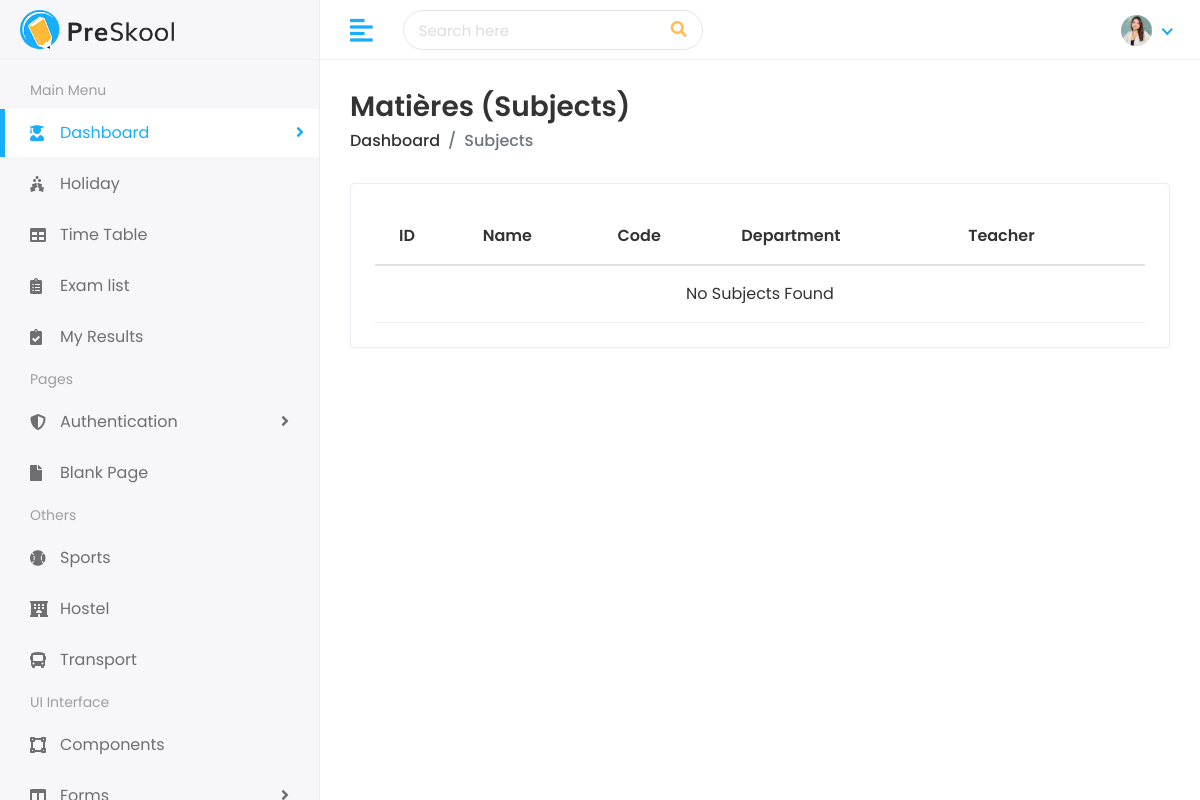
Page /subjects/ (signed in) on the earlier database version.
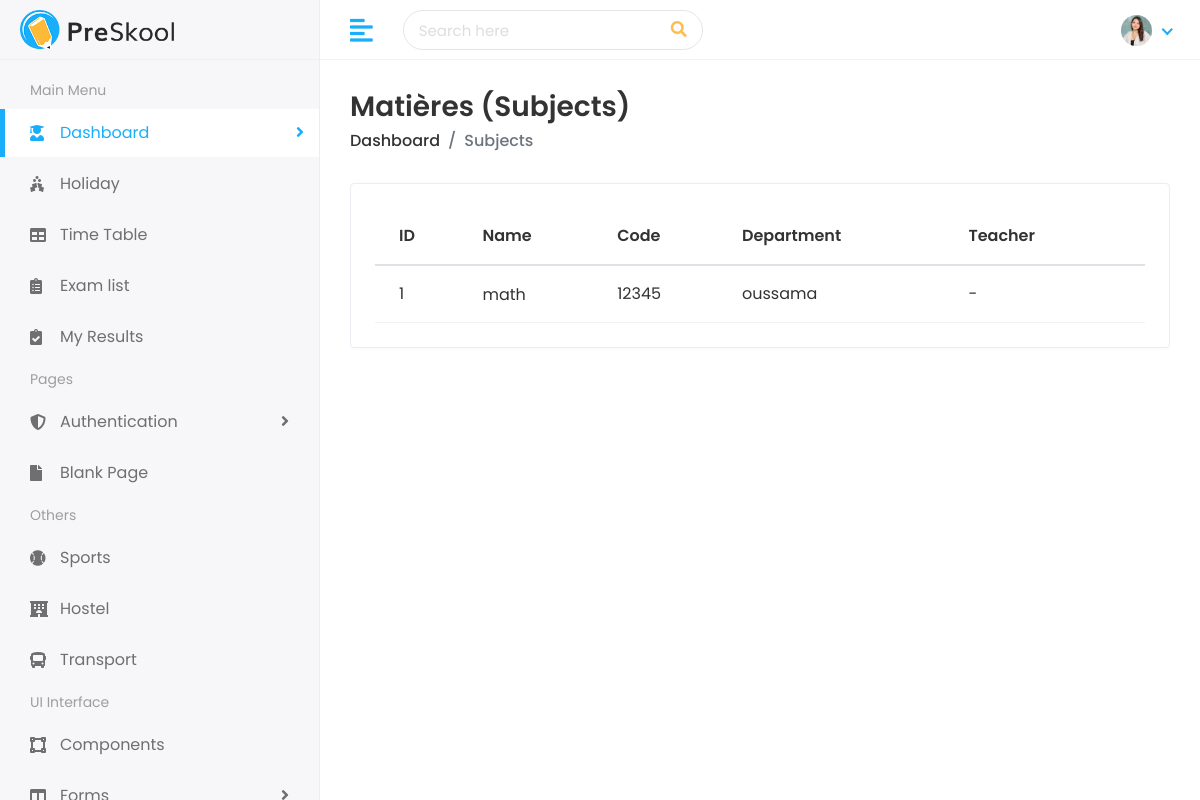
Same page on the later database version.
### faculty/models.py (models this page shows, shortened)
class Subject(models.Model):
    name = models.CharField(max_length=150)
    code = models.CharField(max_length=50, unique=True)
    department = models.ForeignKey(Department, on_delete=models.CASCADE, related_name='subjects')
    teacher = models.ForeignKey(Teacher, on_delete=models.SET_NULL, null=True, blank=True, related_name='subjects')

class Department(models.Model):
    name = models.CharField(max_length=150)
    head_of_department = models.ForeignKey(Teacher, on_delete=models.SET_NULL, null=True, blank=True, related_name='headed_departments')
    description = models.TextField(blank=True)
    created_at = models.DateTimeField(auto_now_add=True)

### faculty/views.py (the view)
# urls.py: path('subjects/', views.SubjectListView.as_view(), name='subject-list'),
class SubjectListView(LoginRequiredMixin, ListView):
    model = Subject
    template_name = 'faculty/subject_list.html'
    context_object_name = 'subject_list'

### faculty/templates/faculty/subject_list.html (shortened to what this page needs)
{% extends 'Home/base.html' %}
{% load static %}
{% block body %}
<div class="page-wrapper">
    <div class="content container-fluid">
        <div class="page-header">
            <div class="row align-items-center">
                <div class="col">
                    <h3 class="page-title">Matières (Subjects)</h3>
                    <ul class="breadcrumb">
                        <li class="breadcrumb-item"><a href="{% url 'admin_dashboard' %}">Dashboard</a></li>
                        <li class="breadcrumb-item active">Subjects</li>
                    </ul>
                </div>
            </div>
        </div>
        <div class="row">
            <div class="col-sm-12">
                <div class="card card-table">
                    <div class="card-body">
                        <div class="table-responsive">
                            <table class="table table-hover table-center mb-0 datatable">
                                <thead>
                                    <tr>
                                        <th>ID</th>
                                        <th>Name</th>
                                        <th>Code</th>
                                        <th>Department</th>
                                        <th>Teacher</th>
                                    </tr>
                                </thead>
                                <tbody>
                                    {% for item in subject_list %}
                                    <tr>
                                        <td>{{ item.id }}</td>
                                        <td>
                                            <h2><a>{{ item.name }}</a></h2>
                                        </td>
                                        <td>{{ item.code }}</td>
                                        <td>{{ item.department.name|default:"-" }}</td>
                                        <td>{{ item.teacher.first_name|default:"-" }} {{ item.teacher.last_name|default:"" }}</td>
                                    </tr>
                                    {% empty %}
                                    <tr>
                                        <td colspan="6" class="text-center">No Subjects Found</td>
                                    </tr>
                                    {% endfor %}
                                </tbody>
                            </table>
                        </div>
                    </div>
                </div>
            </div>
        </div>
    </div>
</div>
{% endblock %}

Differences in the rows shown:
added Subject: id "1", name "math", code "12345", department.name "oussama", teacher.first_name "-"
Other differences:
text no longer shown: "No Subjects Found"
